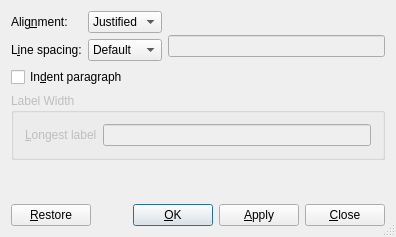
<ui version="4.0" >
 <author></author>
 <comment></comment>
 <exportmacro></exportmacro>
 <class>QParagraphUi</class>
 <widget class="QDialog" name="QParagraphUi" >
  <property name="geometry" >
   <rect>
    <x>0</x>
    <y>0</y>
    <width>396</width>
    <height>237</height>
   </rect>
  </property>
  <property name="windowTitle" >
   <string/>
  </property>
  <property name="sizeGripEnabled" >
   <bool>true</bool>
  </property>
  <layout class="QGridLayout" >
   <property name="margin" >
    <number>11</number>
   </property>
   <property name="spacing" >
    <number>6</number>
   </property>
   <item row="1" column="1" >
    <widget class="QComboBox" name="linespacing" >
     <item>
      <property name="text" >
       <string>Default</string>
      </property>
     </item>
     <item>
      <property name="text" >
       <string>Single</string>
      </property>
     </item>
     <item>
      <property name="text" >
       <string>1.5</string>
      </property>
     </item>
     <item>
      <property name="text" >
       <string>Double</string>
      </property>
     </item>
     <item>
      <property name="text" >
       <string>Custom</string>
      </property>
     </item>
    </widget>
   </item>
   <item row="1" column="0" >
    <widget class="QLabel" name="linespacingL" >
     <property name="text" >
      <string>L&amp;ine spacing:</string>
     </property>
     <property name="buddy" >
      <cstring>linespacing</cstring>
     </property>
    </widget>
   </item>
   <item row="0" column="1" >
    <widget class="QComboBox" name="align" >
     <item>
      <property name="text" >
       <string>Justified</string>
      </property>
     </item>
     <item>
      <property name="text" >
       <string>Left</string>
      </property>
     </item>
     <item>
      <property name="text" >
       <string>Right</string>
      </property>
     </item>
     <item>
      <property name="text" >
       <string>Center</string>
      </property>
     </item>
    </widget>
   </item>
   <item row="0" column="0" >
    <widget class="QLabel" name="alignL" >
     <property name="text" >
      <string>Alig&amp;nment:</string>
     </property>
     <property name="buddy" >
      <cstring>align</cstring>
     </property>
    </widget>
   </item>
   <item rowspan="2" row="0" column="2" >
    <layout class="QVBoxLayout" >
     <property name="margin" >
      <number>0</number>
     </property>
     <property name="spacing" >
      <number>6</number>
     </property>
     <item>
      <spacer>
       <property name="orientation" >
        <enum>Qt::Horizontal</enum>
       </property>
       <property name="sizeType" >
        <enum>QSizePolicy::Expanding</enum>
       </property>
       <property name="sizeHint" >
        <size>
         <width>20</width>
         <height>20</height>
        </size>
       </property>
      </spacer>
     </item>
     <item>
      <widget class="QLineEdit" name="linespacingValue" >
       <property name="enabled" >
        <bool>false</bool>
       </property>
      </widget>
     </item>
    </layout>
   </item>
   <item row="2" column="0" colspan="3" >
    <layout class="QHBoxLayout" >
     <property name="margin" >
      <number>0</number>
     </property>
     <property name="spacing" >
      <number>6</number>
     </property>
     <item>
      <widget class="QCheckBox" name="indentCB" >
       <property name="text" >
        <string>In&amp;dent paragraph</string>
       </property>
      </widget>
     </item>
     <item>
      <spacer>
       <property name="orientation" >
        <enum>Qt::Horizontal</enum>
       </property>
       <property name="sizeType" >
        <enum>QSizePolicy::Expanding</enum>
       </property>
       <property name="sizeHint" >
        <size>
         <width>20</width>
         <height>20</height>
        </size>
       </property>
      </spacer>
     </item>
    </layout>
   </item>
   <item row="3" column="0" colspan="3" >
    <widget class="QGroupBox" name="labelwidthGB" >
     <property name="enabled" >
      <bool>false</bool>
     </property>
     <property name="title" >
      <string>Label Width</string>
     </property>
     <layout class="QGridLayout" >
      <property name="margin" >
       <number>11</number>
      </property>
      <property name="spacing" >
       <number>6</number>
      </property>
      <item row="0" column="1" >
       <widget class="QLineEdit" name="labelWidth" >
        <property name="toolTip" >
         <string>This text defines the width of the paragraph label</string>
        </property>
       </widget>
      </item>
      <item row="0" column="0" >
       <widget class="QLabel" name="TextLabel2" >
        <property name="toolTip" >
         <string>This text defines the width of the paragraph label</string>
        </property>
        <property name="text" >
         <string>&amp;Longest label</string>
        </property>
        <property name="buddy" >
         <cstring>labelWidth</cstring>
        </property>
       </widget>
      </item>
     </layout>
    </widget>
   </item>
   <item row="4" column="2" >
    <spacer>
     <property name="orientation" >
      <enum>Qt::Vertical</enum>
     </property>
     <property name="sizeType" >
      <enum>QSizePolicy::Expanding</enum>
     </property>
     <property name="sizeHint" >
      <size>
       <width>20</width>
       <height>20</height>
      </size>
     </property>
    </spacer>
   </item>
   <item row="5" column="0" colspan="3" >
    <layout class="QHBoxLayout" >
     <property name="margin" >
      <number>0</number>
     </property>
     <property name="spacing" >
      <number>6</number>
     </property>
     <item>
      <widget class="QPushButton" name="restorePB" >
       <property name="text" >
        <string>&amp;Restore</string>
       </property>
       <property name="autoDefault" >
        <bool>false</bool>
       </property>
      </widget>
     </item>
     <item>
      <spacer>
       <property name="orientation" >
        <enum>Qt::Horizontal</enum>
       </property>
       <property name="sizeType" >
        <enum>QSizePolicy::Expanding</enum>
       </property>
       <property name="sizeHint" >
        <size>
         <width>20</width>
         <height>20</height>
        </size>
       </property>
      </spacer>
     </item>
     <item>
      <widget class="QPushButton" name="okPB" >
       <property name="text" >
        <string>&amp;OK</string>
       </property>
       <property name="autoDefault" >
        <bool>false</bool>
       </property>
       <property name="default" >
        <bool>true</bool>
       </property>
      </widget>
     </item>
     <item>
      <widget class="QPushButton" name="applyPB" >
       <property name="text" >
        <string>&amp;Apply</string>
       </property>
       <property name="autoDefault" >
        <bool>false</bool>
       </property>
      </widget>
     </item>
     <item>
      <widget class="QPushButton" name="closePB" >
       <property name="text" >
        <string>&amp;Close</string>
       </property>
       <property name="autoDefault" >
        <bool>false</bool>
       </property>
      </widget>
     </item>
    </layout>
   </item>
  </layout>
 </widget>
 <pixmapfunction></pixmapfunction>
 <tabstops>
  <tabstop>align</tabstop>
  <tabstop>linespacing</tabstop>
  <tabstop>linespacingValue</tabstop>
  <tabstop>indentCB</tabstop>
  <tabstop>labelWidth</tabstop>
  <tabstop>restorePB</tabstop>
  <tabstop>okPB</tabstop>
  <tabstop>applyPB</tabstop>
  <tabstop>closePB</tabstop>
 </tabstops>
 <resources/>
 <connections/>
</ui>
